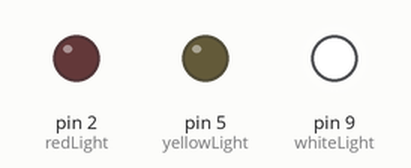
Simulated run of this sketch. Board: Arduino Uno, built with avr-gcc and run on an emulated ATmega328P. On the bench: output pins drawn as LEDs (lit = HIGH).

Above: at 0.5 s.
At 1.0 s:
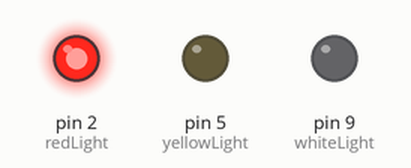
At 3.6 s:
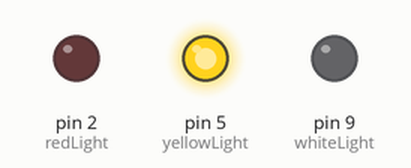
Timing chart, 0 to 4.8 s (numbered marks = the images above):
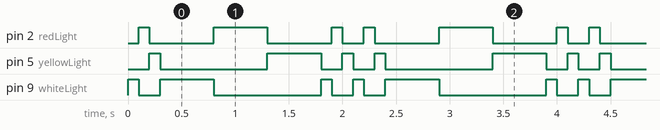

Measured:
- by itself, pin 2 (redLight): repeats every 2.1 s: LOW 0.60 s, HIGH 0.50 s, LOW 0.60 s, HIGH 0.10 s, LOW 0.20 s, HIGH 0.10 s
- by itself, pin 5 (yellowLight): repeats every 2.1 s: LOW 1.0 s, HIGH 0.50 s, 2 × (LOW 0.20 s, HIGH 0.10 s)
- by itself, pin 9 (whiteLight): repeats every 2.1 s: LOW 0.20 s, HIGH 0.50 s, LOW 1.0 s, HIGH 0.10 s, LOW 0.20 s, HIGH 0.10 s

The sketch:

demo.ino
```cpp
int yellowLight = 5;
int redLight = 2;
int whiteLight = 9;
int shortDim = 100;
int mediumDim = 500;
int longDim = 1000;

void setup() {
  // put your setup code here, to run once:
pinMode(whiteLight,OUTPUT);
pinMode(redLight,OUTPUT);
pinMode(yellowLight,OUTPUT);
}

void loop() {

digitalWrite(9,HIGH);
delay(shortDim);
digitalWrite(9,LOW);
digitalWrite(2,HIGH);
delay(shortDim);
digitalWrite(2,LOW);
digitalWrite(5,HIGH);
delay(shortDim);
digitalWrite(5,LOW);

digitalWrite(9,HIGH);
delay(mediumDim);
digitalWrite(9,LOW);
digitalWrite(2,HIGH);
delay(mediumDim);
digitalWrite(2,LOW);
digitalWrite(5,HIGH);
delay(mediumDim);
digitalWrite(5,LOW);

digitalWrite(9,HIGH);
delay(shortDim);
digitalWrite(9,LOW);
digitalWrite(2,HIGH);
delay(shortDim);
digitalWrite(2,LOW);
digitalWrite(5,HIGH);
delay(shortDim);
digitalWrite(5,LOW);
}
```
